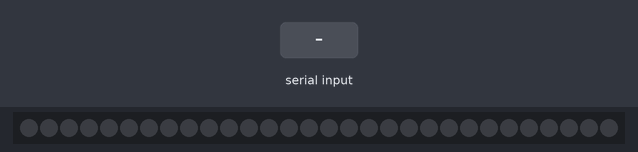
A sketch run on a simulated ATtiny85, built with avr-gcc and run on an emulated ATtiny85. On the bench: 30 RGB LEDs in strip order, left to right. The inputs (shaded band) are chosen by the test bench. What the sketch prints to the serial monitor is not drawn.

Above: at 1.2 s.
1.3 s: "v1\n" received over the second serial link
At 2.1 s:
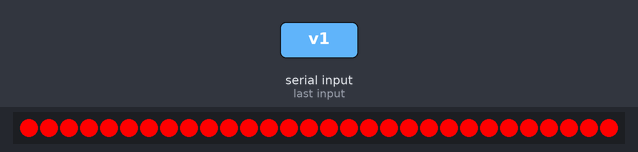
2.8 s: "A" received over the second serial link
At 3.1 s:
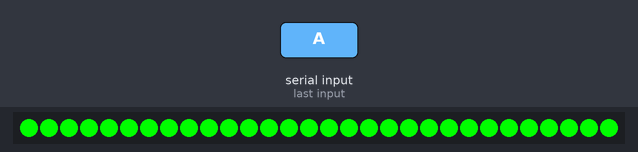
4.3 s: "0" received over the second serial link
At 5.5 s:
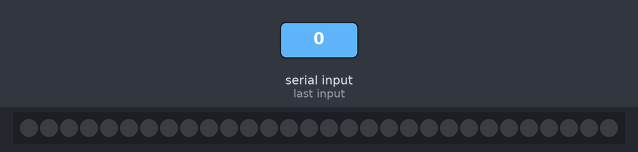
5.8 s: "1" received over the second serial link
At 6.5 s:
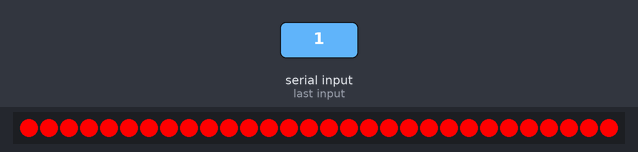
Timing chart, 0 to 8.3 s (numbered marks = the images above; inputs shaded):
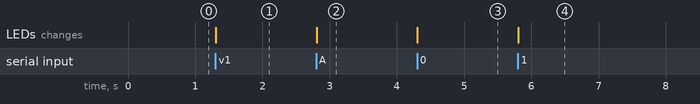

The sketch:

torch_test.ino
```cpp
#include <Adafruit_NeoPixel.h>
#ifdef __AVR__
  #include <avr/power.h>
#endif

// We'll use SoftwareSerial to communicate with the XBee:
#include <SoftwareSerial.h>
// XBee's DOUT (TX) is connected to pin 2 (Arduino's Software RX)
// XBee's DIN (RX) is connected to pin 3 (Arduino's Software TX)
SoftwareSerial XBee(2, 3); // RX, TX

//DARE: set this!
#define NEOPIXEL_PIN 6

// Parameter 1 = number of pixels in strip
// Parameter 2 = Arduino pin number (most are valid)
// Parameter 3 = pixel type flags, add together as needed:
//   NEO_KHZ800  800 KHz bitstream (most NeoPixel products w/WS2812 LEDs)
//   NEO_KHZ400  400 KHz (classic 'v1' (not v2) FLORA pixels, WS2811 drivers)
//   NEO_GRB     Pixels are wired for GRB bitstream (most NeoPixel products)
//   NEO_RGB     Pixels are wired for RGB bitstream (v1 FLORA pixels, not v2)
Adafruit_NeoPixel strip = Adafruit_NeoPixel(30, NEOPIXEL_PIN, NEO_GRB + NEO_KHZ800);

// IMPORTANT: To reduce NeoPixel burnout risk, add 1000 uF capacitor across
// pixel power leads, add 300 - 500 Ohm resistor on first pixel's data input
// and minimize distance between Arduino and first pixel.  Avoid connecting
// on a live circuit...if you must, connect GND first.

bool _isTorchOn = false;
bool _isMagicOn = false;

void setup() {
  // This is for Trinket 5V 16MHz, you can remove these three lines if you are not using a Trinket
  #if defined (__AVR_ATtiny85__)
    if (F_CPU == 16000000) clock_prescale_set(clock_div_1);
  #endif
  // End of trinket special code


  strip.begin();
  strip.show(); // Initialize all pixels to 'off'

  _isTorchOn = false;
  _isMagicOn = false;

  // Set up both ports at 9600 baud. This value is most important
  // for the XBee. Make sure the baud rate matches the config
  // setting of your XBee.
  XBee.begin(9600);
  Serial.begin(9600);
}

void loop()
{
  //read from serial port to get instructions from game, as sent over XBee
  if (XBee.available())
  {
    char c = XBee.read();
    if(c == '0') //turn off torch
    {
      _isTorchOn = false;
      _isMagicOn = false;
    }
    //else if((c >= 'A') && (c <= 'H')) //torch on with magic
    else if(c == 'A')
    {
      _isTorchOn = true;
      _isMagicOn = true;
    }
    //else if((c >= '1') && (c <= '9')) //torch on, no magic
    else if(c == '1')
    {
      _isTorchOn = true;
      _isMagicOn = false;
    }

    Serial.write(c); //so we can see it on the Arduino serial monitor
  }

  if(_isTorchOn)
  {
    //turn all the pixels on
    for (int i=0; i < strip.numPixels(); i++)
    {
      if(_isMagicOn)
        strip.setPixelColor(i, strip.Color(0, 255, 0));  //green for magic
      else
        strip.setPixelColor(i, strip.Color(255, 0, 0));  //red for no magic
    }
  }
  else
  {
    //turn all the pixels off
    for (int i=0; i < strip.numPixels(); i++)
    {
      strip.setPixelColor(i, 0);
    }
  }

  strip.show();
}
```

Measured:
- after the input at 1.3 s, the LEDs: change at once (image 1)
- after the input at 2.8 s, the LEDs: change at once (image 2)
- after the input at 4.3 s, the LEDs: change at once (image 3)
- after the input at 5.8 s, the LEDs: change at once (image 4)
